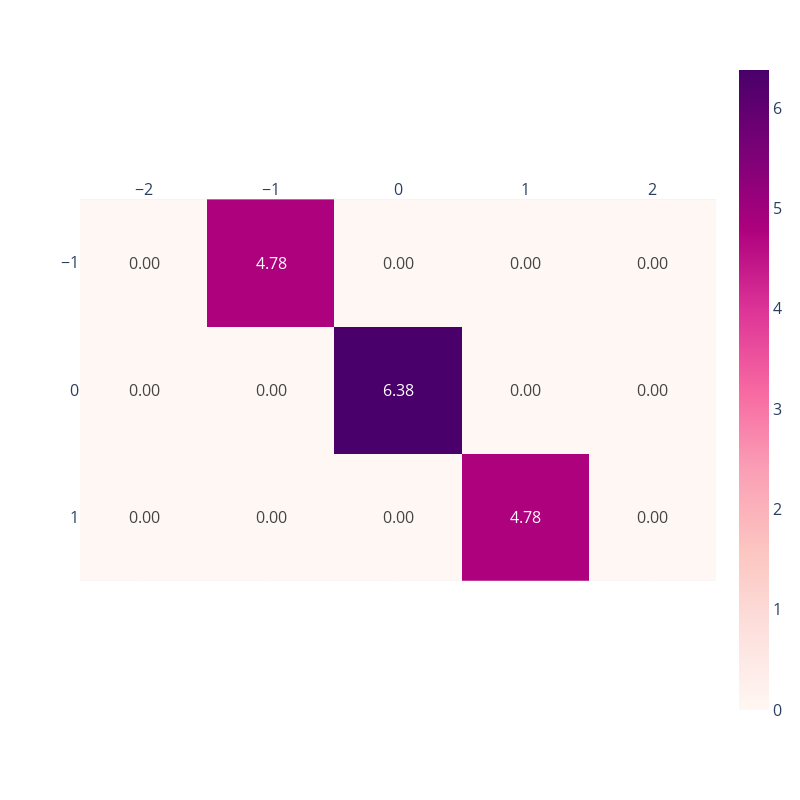

The code cell stored with this chart in its notebook:
### Code cell
fig = px.imshow(efficiency_per_mF_pair.T*100, text_auto = '.2f', x = atom.mg, y = atom.mq, color_continuous_scale='RdPu')
fig.update_xaxes(side="top")
fig.update_layout(width = 800,height = 800, font=dict(size=16), yaxis={'tickvals': atom.mq})
fig.show(renderer = 'vscode')

### Figure 1 — Plotly figure (JSON) as saved in the notebook; plotly's stock layout.template omitted (floating-point values rounded to 4 significant figures)
{"data": [{"coloraxis": "coloraxis", "hovertemplate": "x: %{x}<br>y: %{y}<br>color: %{z}<extra></extra>", "name": "0", "texttemplate": "%{z:.2f}", "type": "heatmap", "x": [-2, -1, 0, 1, 2], "xaxis": "x", "y": [-1, 0, 1], "yaxis": "y", "z": [[0, 4.783, 0, 0.000181, 0], [0.0003869, 0, 6.38, 0, 0.0003869], [0, 0.000181, 0, 4.783, 0]]}], "layout": {"coloraxis": {"colorscale": [[0, "rgb(255,247,243)"], [0.125, "rgb(253,224,221)"], [0.25, "rgb(252,197,192)"], [0.375, "rgb(250,159,181)"], [0.5, "rgb(247,104,161)"], [0.625, "rgb(221,52,151)"], [0.75, "rgb(174,1,126)"], [0.875, "rgb(122,1,119)"], [1, "rgb(73,0,106)"]]}, "font": {"size": 16}, "height": 800, "margin": {"t": 60}, "width": 800, "xaxis": {"anchor": "y", "constrain": "domain", "domain": [0, 1], "scaleanchor": "y", "side": "top"}, "yaxis": {"anchor": "x", "autorange": "reversed", "constrain": "domain", "domain": [0, 1], "tickvals": [-1, 0, 1]}}}
